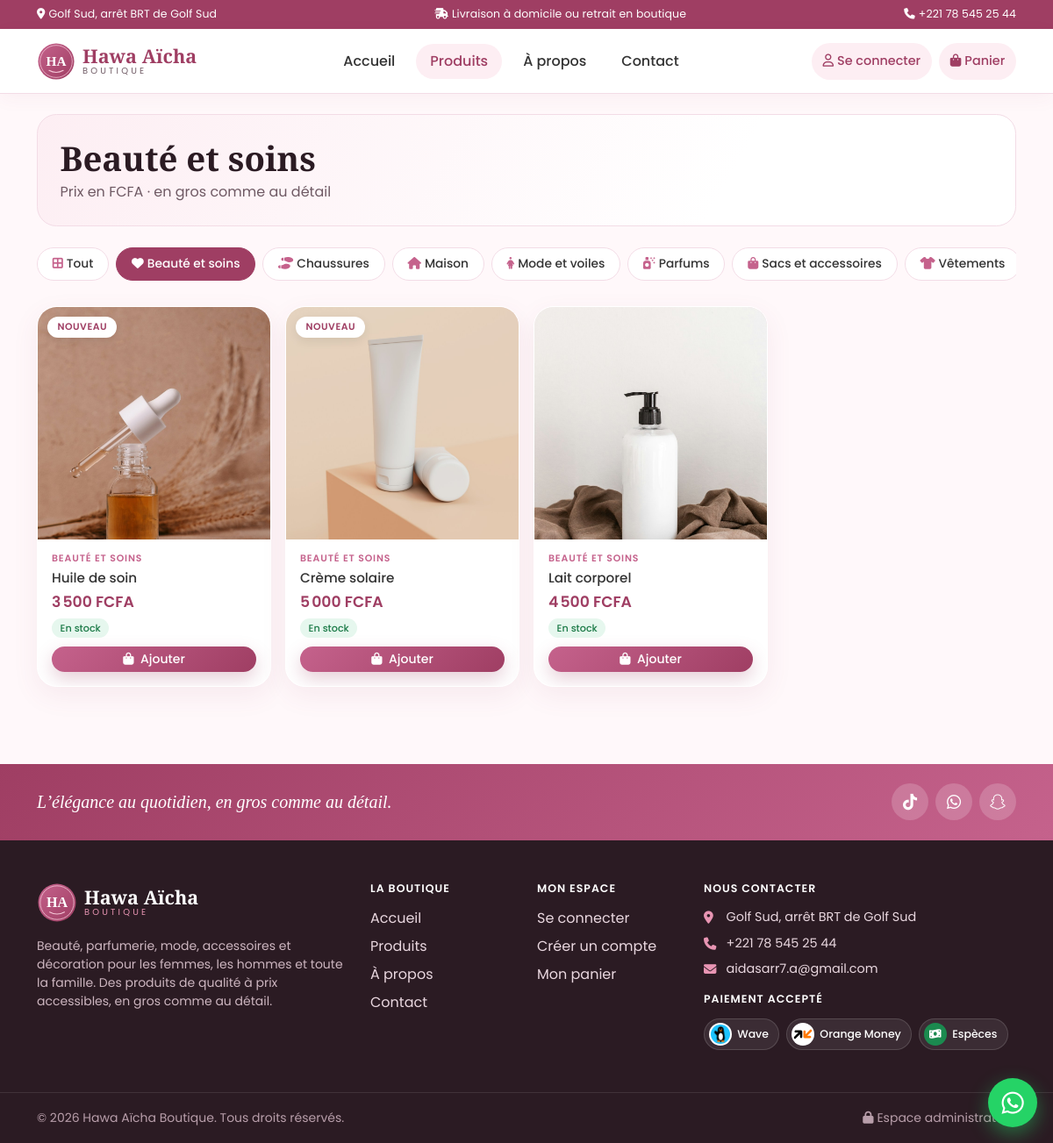
Screenshot of /produits.php?cat=2 with the database file from the repository.
### tables this page shows
CREATE TABLE IF NOT EXISTS categories (
  id INT AUTO_INCREMENT PRIMARY KEY,
  nom VARCHAR(100) NOT NULL,
  description TEXT NULL,
  icone VARCHAR(50) NOT NULL DEFAULT 'fa-gem',
  created_at TIMESTAMP NOT NULL DEFAULT CURRENT_TIMESTAMP
);

CREATE TABLE IF NOT EXISTS produits (
  id INT AUTO_INCREMENT PRIMARY KEY,
  categorie_id INT NULL,
  nom VARCHAR(150) NOT NULL,
  description TEXT NULL,
  prix INT NOT NULL DEFAULT 0,
  stock INT NOT NULL DEFAULT 0,
  image VARCHAR(120) NULL,
  nouveau TINYINT(1) NOT NULL DEFAULT 0,
  actif TINYINT(1) NOT NULL DEFAULT 1,
  created_at TIMESTAMP NOT NULL DEFAULT CURRENT_TIMESTAMP,
  date_modification TIMESTAMP NULL DEFAULT NULL ON UPDATE CURRENT_TIMESTAMP,
  INDEX idx_produits_actif (actif),
  CONSTRAINT fk_produit_categorie FOREIGN KEY (categorie_id) REFERENCES categories(id) ON DELETE SET NULL,
  CONSTRAINT chk_produits_stock CHECK (stock >= 0),
  CONSTRAINT chk_produits_prix CHECK (prix >= 0)
);

### includes/db.php (called while the page is built)
<?php
function db(): PDO
{
    static $pdo = null;
    if ($pdo === null) {
        $dsn = defined('DB_DSN')
            ? DB_DSN
            : sprintf('mysql:host=%s;dbname=%s;charset=utf8mb4', DB_HOST, DB_NAME);
        try {
            $pdo = new PDO($dsn, DB_USER, DB_PASS, [
                PDO::ATTR_ERRMODE            => PDO::ERRMODE_EXCEPTION,
                PDO::ATTR_DEFAULT_FETCH_MODE => PDO::FETCH_ASSOC,
                PDO::ATTR_EMULATE_PREPARES   => false,
            ]);
        } catch (PDOException $e) {
            http_response_code(500);
            exit('Connexion à la base de données impossible. Vérifiez le fichier config.php.');
        }
    }
    return $pdo;
}

### produits.php (the view, shortened to what this page needs)
<?php
require __DIR__ . '/includes/header.php';
$categories = db()->query(
    'SELECT c.*, (SELECT COUNT(*) FROM produits p WHERE p.categorie_id = c.id AND p.actif = 1) AS nb
       FROM categories c HAVING nb > 0 ORDER BY c.nom'
)->fetchAll();
$catId = isset($_GET['cat']) ? (int)$_GET['cat'] : 0;
$sql = "SELECT p.*, c.nom AS categorie, c.icone
          FROM produits p LEFT JOIN categories c ON c.id = p.categorie_id
         WHERE p.actif = 1";
$params = [];
if ($catId > 0) {
    $sql .= ' AND p.categorie_id = ?';
    $params[] = $catId;
}
$sql .= ' ORDER BY (p.stock > 0) DESC, p.nouveau DESC, p.id DESC';
$st = db()->prepare($sql);
$st->execute($params);
$produits = $st->fetchAll();
$catActive = null;
foreach ($categories as $c) {
    if ((int)$c['id'] === $catId) $catActive = $c;
}
?>
<div class="entete-page mb-4">
  <h1 class="page-title mb-1"><?= $catActive ? e($catActive['nom']) : 'Nos produits' ?></h1>
  <p class="text-muted mb-0">Prix en FCFA · en gros comme au détail</p>
</div>
<div class="chips chips-categories mb-4">
  <a class="chip <?= $catId === 0 ? 'active' : '' ?>" href="<?= e(base_url('produits.php')) ?>"><i class="fa-solid fa-border-all me-1"></i>Tout</a>
  <?php foreach ($categories as $c): ?>
    <a class="chip <?= $catId === (int)$c['id'] ? 'active' : '' ?>" href="<?= e(base_url('produits.php?cat=' . (int)$c['id'])) ?>"><i class="fa-solid <?= e($c['icone']) ?> me-1"></i><?= e($c['nom']) ?></a>
  <?php endforeach; ?>
</div>
<?php if ($produits): ?>
  <div class="row g-3">
    <?php foreach ($produits as $p) { product_card($p); } ?>
  </div>
<?php endif; ?>
<?php require __DIR__ . '/includes/footer.php'; ?>

### includes/functions.php (shortened to what this page needs)
<?php
require_once __DIR__ . '/db.php';
function e($v): string
{
    return htmlspecialchars((string)$v, ENT_QUOTES, 'UTF-8');
}
function fcfa($n): string
{
    return number_format((int)$n, 0, ',', "\u{202F}") . ' FCFA';
}
function base_url(string $path = ''): string
{
    return BASE_URL . '/' . ltrim($path, '/');
}
function wa_link(string $message = ''): string
{
    $url = 'https://wa.me/' . WHATSAPP_NUMBER;
    return $message !== '' ? $url . '?text=' . rawurlencode($message) : $url;
}
function info_boutique(string $valeur, string $siVide = 'À compléter'): string
{
    return trim($valeur) !== '' ? e($valeur) : '<span class="a-completer">' . e($siVide) . '</span>';
}
    ?>
    <?php
function logo_paiement(string $mode, string $classe = 'logo-pay'): string
{
    $logos = ['Wave' => 'assets/img/paiement/wave.png', 'Orange Money' => 'assets/img/paiement/orange-money-icone.svg'];
    if (isset($logos[$mode])) {
        return '<img class="' . e($classe) . '" src="' . e(base_url($logos[$mode])) . '" alt="' . e($mode) . '">';
    }
    return '<span class="' . e($classe) . ' logo-cash"><i class="fa-solid fa-money-bill-wave"></i></span>';
}
    ?>
    <?php
function stock_info(int $stock): array
{
    return ['En stock', 'ok'];
}
function product_image(?string $img): ?string
{
    return $img ? base_url('uploads/' . rawurlencode($img)) : null;
}
function product_card(array $p): void
{
    [$label, $cls] = stock_info((int)$p['stock']);
    $img = product_image($p['image'] ?? null);
    $icone = $p['icone'] ?? 'fa-gem';
    ?>
    <div class="col-6 col-md-4 col-lg-3">
      <article class="product-card h-100">
        <a href="<?= e(base_url('produit.php?id=' . (int)$p['id'])) ?>" class="product-thumb">
          <?php if ($img): ?>
            <img src="<?= e($img) ?>" alt="<?= e($p['nom']) ?>" loading="lazy">
          <?php else: ?>
            <span class="thumb-placeholder"><i class="fa-solid <?= e($icone) ?>"></i></span>
          <?php endif; ?>
          <?php if (!empty($p['nouveau'])): ?><span class="ribbon">Nouveau</span><?php endif; ?>
        </a>
        <div class="product-body">
          <?php if (!empty($p['categorie'])): ?><div class="product-cat"><?= e($p['categorie']) ?></div><?php endif; ?>
          <h3 class="product-name"><a href="<?= e(base_url('produit.php?id=' . (int)$p['id'])) ?>"><?= e($p['nom']) ?></a></h3>
          <div class="product-price"><?= fcfa($p['prix']) ?></div>
          <span class="stock-badge stock-<?= e($cls) ?>"><?= e($label) ?></span>
          <?php if ((int)$p['stock'] > 0): ?>
            <form method="post" action="<?= e(base_url('panier.php')) ?>" class="mt-2">
              <button class="btn btn-rose btn-sm w-100"><i class="fa-solid fa-bag-shopping me-1"></i> Ajouter</button>
            </form>
          <?php else: ?>
            <a class="btn btn-outline-rose btn-sm w-100 mt-2"
               href="<?= e(wa_link('Bonjour, le produit « ' . $p['nom'] . ' » m\'intéresse. Sera-t-il bientôt disponible ?')) ?>"
               target="_blank" rel="noopener"><i class="fa-brands fa-whatsapp me-1"></i> Me prévenir</a>
          <?php endif; ?>
        </div>
      </article>
    </div>
    <?php
}

### assets/css/style.css (style rules this page uses)
:root { --rose: #C5628C; --rose-dark: #9F3E63; --rose-mid: #E895B3; --rose-soft: #F6C9D9; --rose-bg: #FDEEF3; --creme: #FFF8FA; --ink: #333333; --muted: #6f5a64; --ligne: #F3DCE6; --white: #fff; --rayon: 1.4rem; --shadow: 0 10px 30px rgba(159, 62, 99, .08); --shadow-hover: 0 18px 40px rgba(159, 62, 99, .16); --bs-primary: #C5628C; --bs-link-color: #9F3E63; --bs-link-hover-color: #C5628C; }
body { font-family: 'Poppins', system-ui, sans-serif; background: var(--creme); color: var(--ink); -webkit-font-smoothing: antialiased; overflow-x: hidden; }
h1, h2, h3, h4, .brand-text, .section-title, .page-title { font-family: 'Playfair Display', Georgia, serif; font-weight: 700; color: #2b1b23; }
a { text-decoration: none; color: var(--rose-dark); }
.text-muted { color: var(--muted) !important; }
img { max-width: 100%; }
.btn { font-weight: 500; }
.btn-rose { background: linear-gradient(135deg, var(--rose), var(--rose-dark)); color: #fff; border: 0; border-radius: 50rem; box-shadow: 0 8px 20px rgba(159, 62, 99, .25); transition: transform .15s, box-shadow .15s, filter .15s; }
.page-title { font-size: clamp(1.75rem, 4vw, 2.4rem); }
.entete-page { padding: 1.6rem 1.6rem; border-radius: var(--rayon); background: linear-gradient(120deg, var(--rose-bg), #fff 70%); border: 1px solid var(--ligne); }
.product-card { background: #fff; border-radius: var(--rayon); overflow: hidden; box-shadow: var(--shadow); transition: transform .25s, box-shadow .25s; display: flex; flex-direction: column; border: 1px solid #fff; }
.product-thumb { position: relative; display: block; aspect-ratio: 1; background: linear-gradient(135deg, var(--rose-bg), var(--rose-soft)); overflow: hidden; }
.product-thumb img { width: 100%; height: 100%; object-fit: cover; transition: transform .45s; }
.ribbon { position: absolute; top: .7rem; left: .7rem; background: #fff; color: var(--rose-dark); font-size: .68rem; font-weight: 600; padding: .25rem .7rem; border-radius: 50rem; box-shadow: 0 4px 12px rgba(0, 0, 0, .08); text-transform: uppercase; letter-spacing: .05em; }
.product-body { padding: .9rem 1rem 1rem; display: flex; flex-direction: column; flex: 1; }
.product-cat { font-size: .68rem; color: var(--rose); text-transform: uppercase; letter-spacing: .08em; font-weight: 600; }
.product-name { font-family: 'Poppins', sans-serif; font-weight: 500; font-size: .95rem; margin: .2rem 0 .35rem; line-height: 1.3; }
.product-name a { color: var(--ink); }
.product-price { color: var(--rose-dark); font-weight: 600; font-size: 1.08rem; }
.stock-badge { align-self: flex-start; font-size: .7rem; font-weight: 500; padding: .18rem .6rem; border-radius: 50rem; margin-top: .3rem; }
.stock-ok { background: #e6f7ee; color: #1b7a47; }
.product-body form { margin-top: auto !important; padding-top: .6rem; }
.chips { display: flex; gap: .5rem; overflow-x: auto; padding-bottom: .3rem; scrollbar-width: none; }
.chip { display: inline-flex; align-items: center; padding: .5rem 1.05rem; border-radius: 50rem; background: #fff; color: var(--ink); font-size: .86rem; font-weight: 500; white-space: nowrap; border: 1px solid var(--ligne); transition: .2s; }
.chip i { color: var(--rose); }
.chip.active { background: var(--rose-dark); border-color: var(--rose-dark); color: #fff; }
.chip.active i { color: #fff; }
.logo-pay { flex: none; width: 46px; height: 46px; object-fit: contain; border-radius: 12px; background: #fff; border: 1px solid var(--ligne); padding: 3px; }
.logo-cash { display: inline-grid; place-items: center; background: #1B8A4F; color: #fff; border-color: #1B8A4F; font-size: 1.15rem; }
.pastille-logo .logo-pay { width: 26px; height: 26px; border-radius: 50%; padding: 2px; border: 0; }
.pastille-logo .logo-cash { font-size: .75rem; }

### rows the page displays
categories: nom "Beauté et soins"
categories: nom "Chaussures"
categories: nom "Maison"
categories: nom "Mode et voiles"
categories: nom "Parfums"
categories: nom "Sacs et accessoires"
categories: nom "Vêtements"
produits: image (picture), nouveau "NOUVEAU", categorie.nom "BEAUTÉ ET SOINS", nom "Huile de soin", prix "3 500 FCFA"
produits: image (picture), nouveau "NOUVEAU", categorie.nom "BEAUTÉ ET SOINS", nom "Crème solaire", prix "5 000 FCFA"
produits: image (picture), categorie.nom "BEAUTÉ ET SOINS", nom "Lait corporel", prix "4 500 FCFA"

### other values shown
BOUTIQUE_ADRESSE "Golf Sud, arrêt BRT de Golf Sud"
$valeur "+221 78 545 25 44 +221 78 545 25 44 aidasarr7.a@gmail.com"
$label "Accueil"
$label "Produits"
$label "À propos"
$label "Contact"
SITE_SLOGAN "L’élégance au quotidien, en gros comme au détail."
$mode "Wave"
$mode "Orange Money"
$mode "Espèces"
SITE_NAME "Hawa Aïcha Boutique"
